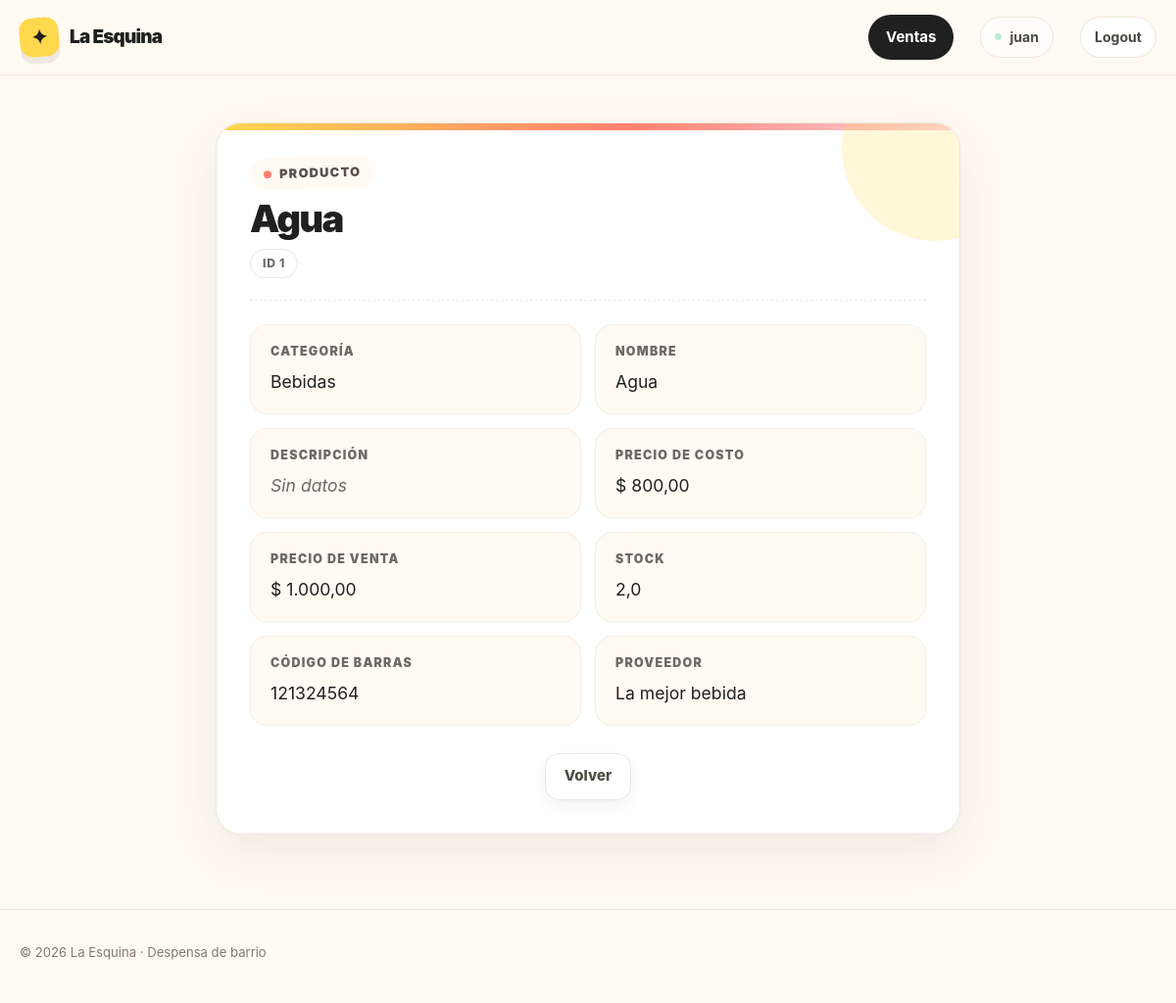
/ventas/producto/detail/1 (signed in), run on the app's committed database.
### ventas/models/producto.py (models this page shows, shortened)
class Producto(models.Model):
    nombre = models.CharField(unique=True, validators=[ValidarTextoEspañol(min_longitud=3)])
    descripcion = models.TextField(blank=True, validators=[ValidarTextoEspañol(min_longitud=10)])
    precio_costo = models.DecimalField(max_digits=10, decimal_places=2)
    precio_venta = models.DecimalField(max_digits=10, decimal_places=2)
    stock = models.FloatField(default=0)
    codigo_barras = models.CharField(max_length=50, null=True, blank=True, unique=True)
    categoria = models.ForeignKey(
        Categoria, on_delete=models.SET_NULL, null=True, blank=True, related_name="productos"
    )
    proveedor = models.ForeignKey(
        Proveedor, on_delete=models.SET_NULL, null=True, blank=True, related_name="productos"
    )
    class Meta:
        verbose_name = "Producto"
        verbose_name_plural = "Productos"
        constraints = (
            models.CheckConstraint(
                condition=Q(stock__gte=0),
                name="producto_stock_no_negativo",
            ),
            models.CheckConstraint(
                condition=Q(precio_costo__gte=0),
                name="producto_precio_costo_no_negativo",
            ),
            models.CheckConstraint(
                condition=Q(precio_venta__gte=0),
                name="producto_precio_venta_no_negativo",
            ),
            models.CheckConstraint(
                condition=Q(precio_venta__gte=F("precio_costo")),
                name="producto_precio_mayor_o_igual_costo",
            ),
        )

### ventas/models/categoria.py (models this page shows, shortened)
class Categoria(models.Model):
    nombre = models.CharField(unique=True)
    descripcion = models.TextField(blank=True)
    class Meta:
        verbose_name = "Categoría de Producto"
        verbose_name_plural = "Categorías de Productos"

### ventas/models/proveedor.py (models this page shows, shortened)
class Proveedor(models.Model):
    nombre = models.CharField(unique=True)
    telefono = models.CharField(blank=True)
    email = models.EmailField(blank=True)
    class Meta:
        verbose_name = "Proveedor"
        verbose_name_plural = "Proveedores"

### ventas/views/producto.py (the view)
# urls.py: path("producto/detail/<int:pk>", ProductoDetail.as_view(), name="producto_detail"),
class ProductoDetail(DetailView):
    model = Producto
    context_object_name = "producto"

### ventas/templates/ventas/producto_detail.html
{% extends "core/base.html" %}
{% load humanize %}
{% load static %}
{% block styles %}
    <link rel="stylesheet" href="{% static 'core/css/detail.css' %}" />
{% endblock styles %}
{% block content %}
    <div class="container section">
        <div class="detail-card">
            <header class="detail-head">
                <span class="detail-kicker">Producto</span>
                <h1 class="detail-title">{{ producto.nombre }}</h1>
                <span class="detail-id">ID {{ producto.pk }}</span>
            </header>
            <dl class="detail-fields">
                <div class="detail-field">
                    <dt class="detail-label">Categoría</dt>
                    <dd class="detail-value
                               {% if not producto.categoria.nombre %}detail-value--empty{% endif %}">
                        {{ producto.categoria.nombre|default:"Sin datos" }}
                    </dd>
                </div>
                <div class="detail-field">
                    <dt class="detail-label">Nombre</dt>
                    <dd class="detail-value">
                        {{ producto.nombre }}
                    </dd>
                </div>
                <div class="detail-field">
                    <dt class="detail-label">Descripción</dt>
                    <dd class="detail-value
                               {% if not producto.descripcion %}detail-value--empty{% endif %}">
                        {{ producto.descripcion|default:"Sin datos"|linebreaksbr }}
                    </dd>
                </div>
                <div class="detail-field">
                    <dt class="detail-label">Precio de costo</dt>
                    <dd class="detail-value">
                        $ {{ producto.precio_costo|intcomma }}
                    </dd>
                </div>
                <div class="detail-field">
                    <dt class="detail-label">Precio de venta</dt>
                    <dd class="detail-value">
                        $ {{ producto.precio_venta|intcomma }}
                    </dd>
                </div>
                <div class="detail-field">
                    <dt class="detail-label">Stock</dt>
                    <dd class="detail-value">
                        {{ producto.stock|intcomma }}
                    </dd>
                </div>
                <div class="detail-field">
                    <dt class="detail-label">Código de barras</dt>
                    <dd class="detail-value
                               {% if not producto.codigo_barras %}detail-value--empty{% endif %}">
                        {{ producto.codigo_barras|default:"Sin datos" }}
                    </dd>
                </div>
                <div class="detail-field">
                    <dt class="detail-label">Proveedor</dt>
                    <dd class="detail-value
                               {% if not producto.proveedor.nombre %}detail-value--empty{% endif %}">
                        {{ producto.proveedor.nombre|default:"Sin datos" }}
                    </dd>
                </div>
            </dl>
            <div class="page-actions detail-actions">
                <a class="button button-secondary"
                   href="{% url 'ventas:producto_list' %}">Volver</a>
            </div>
        </div>
    </div>
{% endblock content %}

### core/templates/core/partials/header.html (shortened to what this page needs)
<div class="nav">
    <div class="container nav-inner">
        <a href="/" class="brand" aria-label="La Esquina, inicio">
            <span class="brand-mark">✦</span>
            <span>La Esquina</span>
        </a>
        <nav class="nav-links" aria-label="Navegación principal">
            {% if user.is_authenticated %}
                <a href="{% url 'ventas:home' %}" class="nav-cta">Ventas</a>
                <span class="nav-user">{{ user.username }}</span>
                <form action="{% url 'core:logout' %}" method="post">
                    <button class="nav-logout" type="submit">Logout</button>
                </form>
            {% else %}
                <a href="{% url 'core:login' %}" class="nav-cta">Acceder</a>
            {% endif %}
        </nav>
    </div>
</div>

### core/static/core/css/base.css (style rules this page uses)
:root { --bg: #fffaf2; --surface: #fff; --ink: #202020; --muted: #6d6a64; --line: #ece6dc; --yellow: #ffd84d; --coral: #ff806f; --mint: #bfe9d7; --blue: #cbdfff; --pink: #ffd3df; --shadow: 0 18px 50px rgba(32, 32, 32, 0.08); }
* { box-sizing: border-box; margin: 0; padding: 0; }
html { scroll-behavior: smooth; }
body { font-family: Inter, ui-sans-serif, system-ui, -apple-system, BlinkMacSystemFont, "Segoe UI", sans-serif; background: var(--bg); color: var(--ink); line-height: 1.5; display: flex; flex-direction: column; min-height: 100vh; }
a { color: inherit; text-decoration: none; }
.container { width: min(1160px, calc(100% - 40px)); margin: 0 auto; }

### core/static/core/css/nav.css (style rules this page uses)
.nav { position: sticky; top: 0; z-index: 20; background: rgba(255, 250, 242, 0.9); backdrop-filter: blur(14px); border-bottom: 1px solid rgba(236, 230, 220, 0.8); }
.nav-inner { min-height: 76px; display: flex; align-items: center; justify-content: space-between; gap: 24px; }
.brand { display: inline-flex; align-items: center; gap: 11px; font-weight: 900; font-size: 1.18rem; letter-spacing: -0.04em; }
.brand-mark { width: 40px; height: 40px; display: grid; place-items: center; border-radius: 13px; background: var(--yellow); transform: rotate(-5deg); font-size: 1.25rem; box-shadow: 0 7px 0 rgba(32, 32, 32, 0.08); }
.nav-links { display: flex; align-items: center; gap: 27px; color: #4b4944; font-size: 0.94rem; font-weight: 700; }
.nav-cta { padding: 12px 18px; border-radius: 999px; background: var(--ink); color: #fff; transition: transform 0.2s ease, background 0.2s ease; }
.nav-links .nav-cta, .nav-links .nav-cta:hover { color: #fff; }
.nav-user { display: inline-flex; align-items: center; gap: 8px; padding: 9px 14px; border: 1px solid var(--line); border-radius: 999px; background: rgba(255, 255, 255, 0.72); color: #4b4944; font-size: 0.88rem; font-weight: 750; }
.nav-user::before { width: 7px; height: 7px; border-radius: 50%; background: var(--mint); content: ""; }
.nav-links form { display: flex; }
.nav-logout { padding: 9px 14px; border: 1px solid var(--line); border-radius: 999px; background: var(--surface); color: #4b4944; font: inherit; font-size: 0.88rem; font-weight: 750; cursor: pointer; transition: transform 0.2s ease, box-shadow 0.2s ease, border-color 0.2s ease; }

### core/static/core/css/components.css (style rules this page uses)
.button { display: inline-flex; align-items: center; justify-content: center; gap: 9px; min-height: 48px; padding: 0 19px; border-radius: 14px; border: 1px solid transparent; font-size: 0.94rem; font-weight: 850; transition: transform 0.2s ease, box-shadow 0.2s ease; }
.button-secondary { background: var(--surface); border-color: var(--line); color: #4f4c46; box-shadow: 0 6px 16px rgba(32, 32, 32, 0.06); }
.page-actions { display: flex; justify-content: center; gap: 12px; }
.section { padding: 48px 0; }

### data on the page
Producto: nombre "Agua", pk "1", categoria.nombre "Bebidas", descripcion "Sin datos", precio_costo "800,00", precio_venta "1.000,00", stock "2,0", codigo_barras "121324564", proveedor.nombre "La mejor bebida"

### other printed values
{{ user.username }} "juan"
